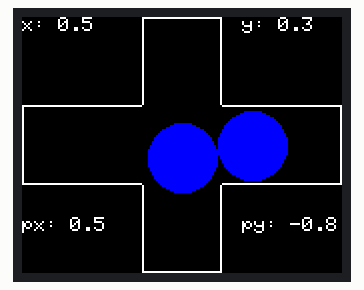
A sketch run on a simulated Arduino Mega 2560, built with avr-gcc and run on an emulated ATmega2560. Parts: 160×128 colour display.

Above: at 0.3 s.

The sketch:

graphicsScratchPad.ino
```cpp
#include <Adafruit_ST7735.h>
#include <Adafruit_GFX.h>
#include <SPI.h>
#include <SD.h>
#include <math.h>


//pin reference for tft from;
/*http://webshed.org/wiki/18tftbreakout
 eBay Board	 Adafruit Board	Arduino conections
 VCC	 VCC	 5V
 BKL	 LITE	 GND on eBay, 5V on Adafruit
 RESET	 RESET	 8
 RS	 D/C	 9
 MISO	 MISO	 12 (50 for mega)
 MOSI	 MOSI	 11 (51 for mega)
 SCLK	 SCLK	 13 (52 for mega)
 LCD CS	 TFT CS	 10 (53 for mega)
 SD CS	 CARD CS 4
 GND	 GND	 GND
 */
#define SD_CS   4
#define LCD_CS  53
#define LCD_DC  9
#define LCD_RST 8

Adafruit_ST7735 tft = Adafruit_ST7735(LCD_CS, LCD_DC, LCD_RST);

uint16_t background = ST7735_BLACK;
uint16_t outline = ST7735_WHITE;
uint16_t fill = ST7735_BLUE;
uint16_t textdefault = ST7735_RED;
uint16_t alert = ST7735_YELLOW;

void setup(){
  Serial.begin(9600); //debugging to serial console
  tft.initR(INITR_BLACKTAB);
  tft.fillScreen(background);
  tft.setRotation(1);
  tft.fillScreen(background);
}

void loop(){
  /*
  //logging layout
  tft.setCursor(40, 5);
  tft.setTextColor(outline);
  tft.setTextSize(2);
  tft.println("Logging");
  tft.setTextSize(1);
  tft.setCursor(10, 40);
  tft.println("obdoiltemp:");
  tft.setCursor(110, 40);
  tft.println("210");
  tft.setCursor(10, 60);
  tft.println("obdvolts:");
  tft.setCursor(110, 60);
  tft.println("13.3");
  tft.setCursor(10, 80);
  tft.println("oilPsi:");
  tft.setCursor(110, 80);
  tft.println("85");
  tft.setCursor(10, 100);
  tft.println("obdrpms:");
  tft.setCursor(110, 100);
  tft.println("2503");
  */

  /*
  //single bar layout
  tft.setCursor(0, 5);
  tft.setTextColor(outline);
  tft.setTextSize(2);
  tft.println("Oil Temp");
  tft.fillRect(0, 40, 68, 40, fill);
  tft.setCursor(0, 100);
  tft.println("210");
  tft.setCursor(50,100);
  tft.println("F");
  */

  /*
  //double bar
  tft.setTextSize(1);
  tft.setTextColor(textdefault);
  tft.setCursor(0,0);
  tft.println("Oil Temp");
  tft.setCursor(0,70);
  tft.println("Coolant TEmp");
  tft.fillRect(0,20,68,30, fill);
  tft.fillRect(0,90,30,30, fill);

  tft.setCursor(100,0);
  tft.println("120");
  tft.setCursor(100,70);
  tft.println("79");
  */

  //accelerometer
  tft.setTextSize(1);
  tft.drawRect(60,0,40,128,outline);
  tft.drawRect(0,44,160,40,outline);
  tft.drawRect(60,44,40,40,background);//empty the center line
  tft.fillCircle(115,64,17,fill);//x ball
  tft.fillCircle(80,70,17,fill);//y ball

  tft.setCursor(0,0);
  tft.println("x: 0.5");
  tft.setCursor(110,0);
  tft.println("y: 0.3");
  tft.setCursor(0,100);
  tft.println("px: 0.5");
  tft.setCursor(110,100);
  tft.println("py: -0.8"); //will have to use abs() compare to get peaks here

  //round
  /*tft.setTextSize(2);
  tft.setTextColor(textdefault);
  tft.setCursor(0, 2);
  tft.println("Oil Temp");
  tft.drawCircle(80, 70, 50, textdefault);
  tft.drawCircle(80, 70, 49, textdefault);
  tft.setCursor(65,60);
  tft.println("210");

  tft.fillCircle(80,113,5,fill); //no calc for the zero position
  float rad = 0.0;
  for (int i = 0; i <= 270; i+=5){
      rad = i * PI / 180;
      //works for lower left quadrant
      //upper left is 80-sin(i)*43, 70-cos(i)*43
      //upper right is 80+sin(i)*43, 70+cos(i)*43
      //need special cases for 0, 90, 180 deg (because sin(0)=0
      tft.fillCircle( (80-((int)(sin(rad)*43.0) ) ), (70+( (int)(cos(rad)*43.0))), 5 , fill );
  }
 */
  delay(10000);

  //accel cross

}
```
